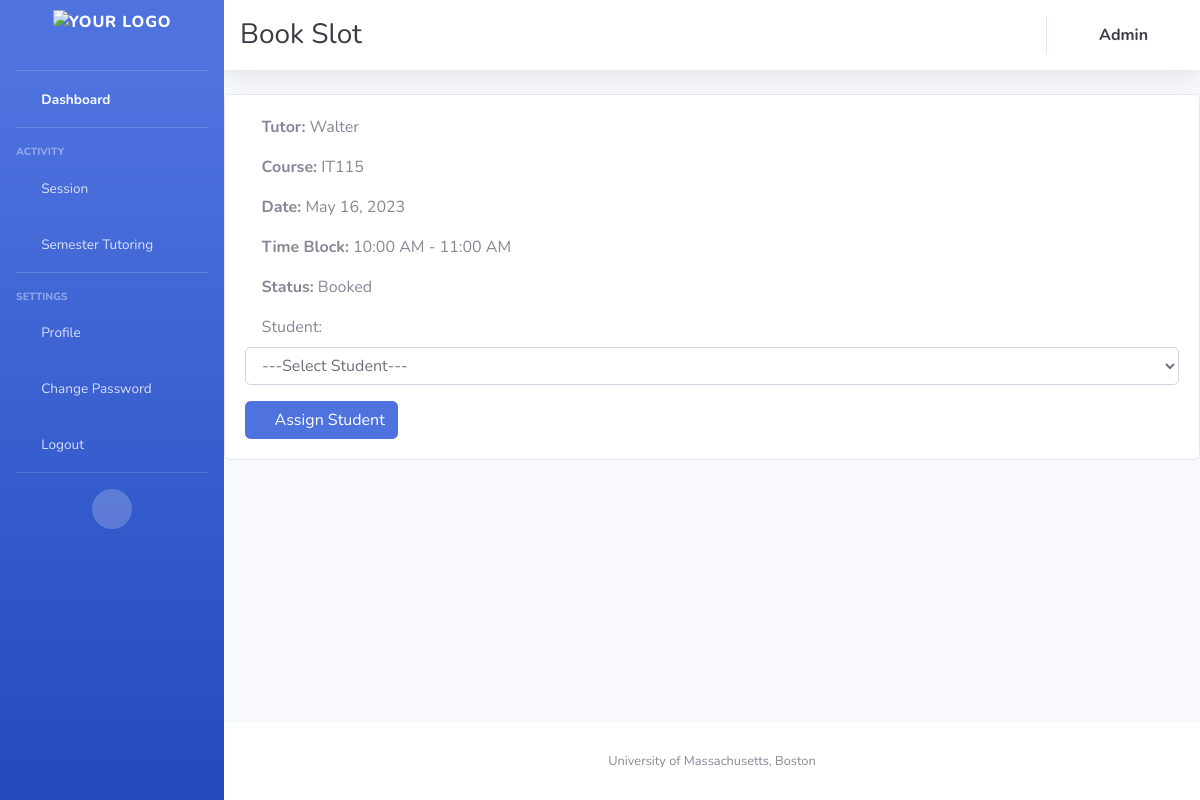
The page /bookingpage/62 (signed in) on the database its author committed.
### appusers/models.py (models this page shows, shortened)
class Availability(models.Model):
    tutor = models.ForeignKey(Tutor, on_delete=models.CASCADE, null=True, blank=True, related_name='availabilities')
    date = models.DateField()
    timeblock = models.CharField(max_length=1, choices=TIMEBLOCK_CHOICES)
    booked_by = models.ForeignKey(Student, on_delete=models.SET_NULL, null=True, blank=True,
                                  related_name='booked_slots')
    course = models.ForeignKey(Course, on_delete=models.CASCADE)
    status = models.CharField(max_length=1, choices=STATUS_CHOICES)
    semester = models.CharField(max_length=25, null=True)

class Tutor(models.Model):
    user = models.OneToOneField(User, on_delete=models.CASCADE)
    courses = models.ManyToManyField(Course, related_name='tutors')
    profile_picture = models.URLField(default='static/images/favicons/Blue_logo.png', null=True, blank=True)
    def __str__(self):
        return self.user.username

class Course(models.Model):
    c_name = models.CharField(max_length=100)
    c_code = models.CharField(max_length=50, unique=True, null=False)
    def __str__(self):
        return self.c_name

### appusers/views.py (the view, shortened to what this page needs)
# urls.py: path('bookingpage/<int:availability_id>',book_slots , name='booking_page'),
@login_required
def book_slots(request, availability_id):
    availability = get_object_or_404(Availability, id=availability_id)
    if request.user.is_superuser:
        students = Student.objects.all()
        return render(request, 'booking_page.html', {'slot': availability, 'students': students})
    else:
        return render(request, 'booking_page.html', {'slot': availability})

### appusers/models.py (called while the page is built)
    def __str__(self):
        return self.user.username

### templates/booking_page.html (shortened to what this page needs)
{% extends "base.html" %}
{% block top_heading %}
    <h1 class="h3 mb-0 text-gray-900"></i> Book Slot</h1>
{% endblock %}
{% block content %}
    <div class="card">
        <div class="card-body">
            <p class="card-text"><i class="fas fa-chalkboard-teacher"></i> <strong>Tutor:</strong> {{ slot.tutor }}</p>
            <p class="card-text"><i class="fas fa-book"></i> <strong>Course:</strong> {{ slot.course }}</p>
            <p class="card-text"><i class="fas fa-calendar-alt"></i> <strong>Date:</strong> {{ slot.date }}</p>
            <p class="card-text"><i class="fas fa-clock"></i> <strong>Time Block:</strong> {{ slot.get_timeblock_display }}</p>
            <p class="card-text"><i class="fas fa-check-circle"></i> <strong>Status:</strong> {{ slot.get_status_display }}</p>
            {% if user.is_authenticated %}
                {% if user.is_superuser %}
                    <form method="POST" class="mt-3">
                        <div class="form-group">
                            <label for="student"><i class="fas fa-user-graduate"></i> Student:</label>
                            <select name="student" id="student" class="form-control">
                                <option value="">---Select Student---</option>
                            </select>
                        </div>
                        <button type="submit" class="btn btn-primary" onclick="return confirm('Are you sure you want to assign this slot?')"><i class="fas fa-user-plus"></i> Assign Student</button>
                    </form>
                {% else %}
                    <form method="POST" class="mt-3">
                        {% csrf_token %}
                        <input type="hidden" name="student" value="{{ user.student.id }}">
                        <button type="submit" class="btn btn-primary" onclick="return confirm('Are you sure you want to book this slot?')"><i class="fas fa-calendar-plus"></i> Book</button>
                    </form>
                {% endif %}
            {% else %}
                <p class="card-text mt-3">Please <a href="{% url 'login' %}">log in</a> or <a href="{% url 'register' %}">register</a> to book this slot.</p>
            {% endif %}
        </div>
    </div>
{% endblock %}

### rows shown on the page
Availability: tutor "Walter", course "IT115", date "May 16, 2023", timeblock "10:00 AM - 11:00 AM", status "Booked"
